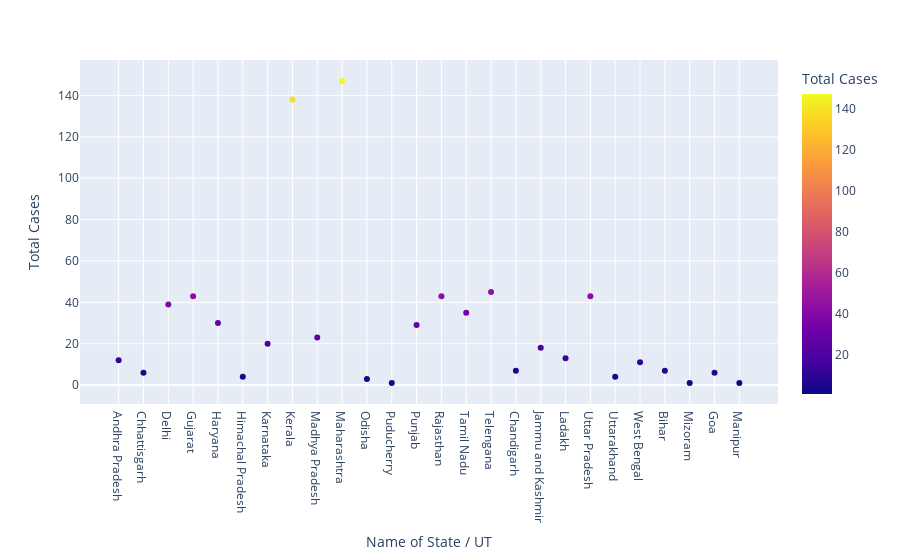

Notebook code for this chart:
### Code cell
px.scatter(df, x = 'Name of State / UT', y='Total Cases', color='Total Cases')

### Figure 1 — Plotly figure (JSON) as saved in the notebook; plotly's stock layout.template omitted (floating-point values rounded to 4 significant figures)
{"data": [{"hovertemplate": "Name of State / UT=%{x}<br>Total Cases=%{marker.color}<extra></extra>", "legendgroup": "", "marker": {"color": [12, 6, 39, 43, 30, 4, 20, 138, 23, 147, 3, 1, 29, 43, 35, 45, 7, 18, 13, 43, 4, 11, 7, 1, 6, 1], "coloraxis": "coloraxis", "symbol": "circle"}, "mode": "markers", "name": "", "showlegend": false, "type": "scatter", "x": ["Andhra Pradesh", "Chhattisgarh", "Delhi", "Gujarat", "Haryana", "Himachal Pradesh", "Karnataka", "Kerala", "Madhya Pradesh", "Maharashtra", "Odisha", "Puducherry", "Punjab", "Rajasthan", "Tamil Nadu", "Telengana", "Chandigarh", "Jammu and Kashmir", "Ladakh", "Uttar Pradesh", "Uttarakhand", "West Bengal", "Bihar", "Mizoram", "Goa", "Manipur"], "xaxis": "x", "y": [12, 6, 39, 43, 30, 4, 20, 138, 23, 147, 3, 1, 29, 43, 35, 45, 7, 18, 13, 43, 4, 11, 7, 1, 6, 1], "yaxis": "y"}], "layout": {"coloraxis": {"colorbar": {"title": {"text": "Total Cases"}}, "colorscale": [[0, "#0d0887"], [0.1111, "#46039f"], [0.2222, "#7201a8"], [0.3333, "#9c179e"], [0.4444, "#bd3786"], [0.5556, "#d8576b"], [0.6667, "#ed7953"], [0.7778, "#fb9f3a"], [0.8889, "#fdca26"], [1, "#f0f921"]]}, "legend": {"tracegroupgap": 0}, "margin": {"t": 60}, "xaxis": {"anchor": "y", "domain": [0, 1], "title": {"text": "Name of State / UT"}}, "yaxis": {"anchor": "x", "domain": [0, 1], "title": {"text": "Total Cases"}}}}
